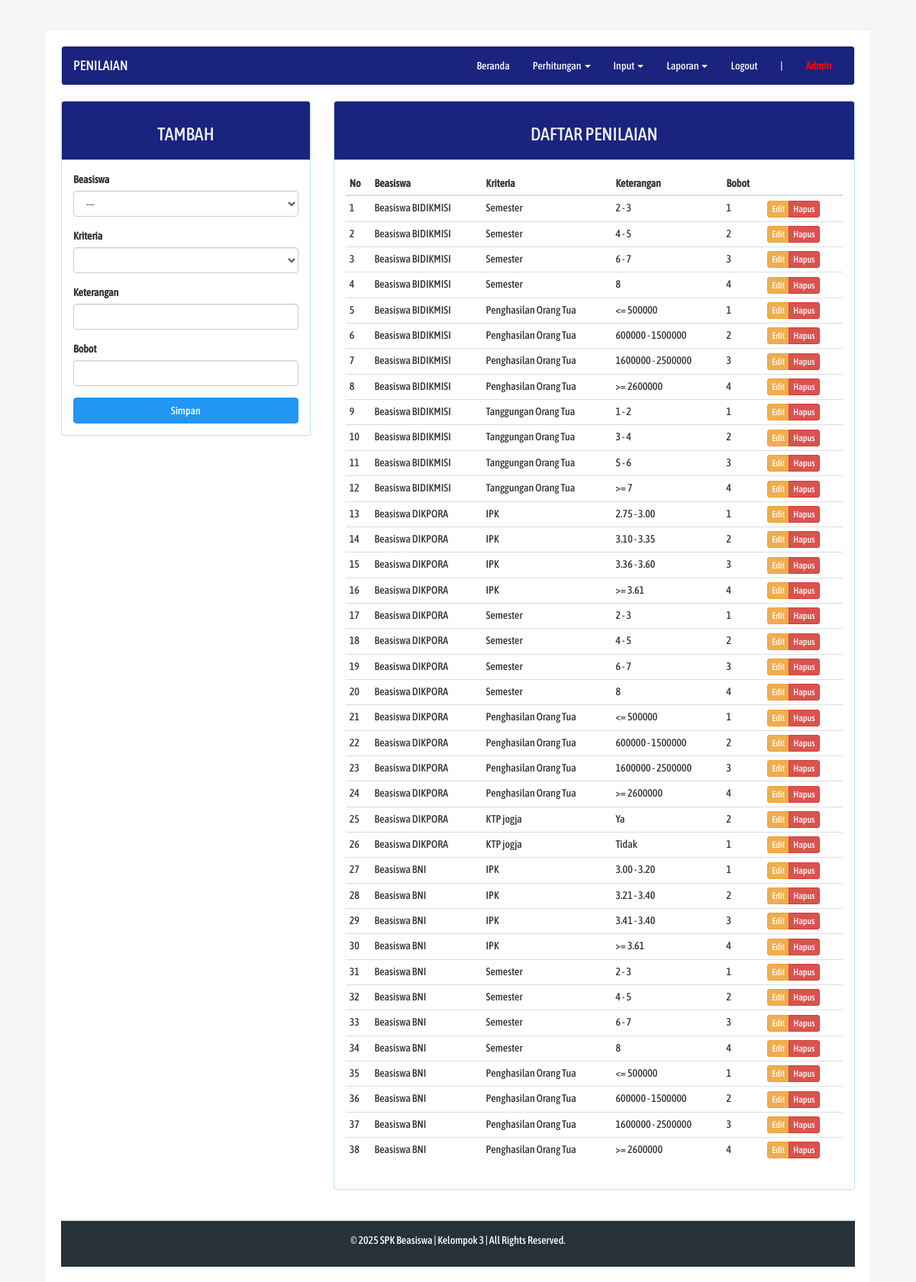
The page /index.php?page=penilaian (signed in) on the database its author committed.
### tables this page shows
CREATE TABLE `penilaian` (
  `kd_penilaian` int NOT NULL,
  `kd_beasiswa` int DEFAULT NULL,
  `kd_kriteria` int NOT NULL,
  `keterangan` varchar(20) NOT NULL,
  `bobot` tinyint(1) DEFAULT NULL
);

CREATE TABLE `beasiswa` (
  `kd_beasiswa` int NOT NULL,
  `nama` varchar(50) DEFAULT NULL
);

CREATE TABLE `kriteria` (
  `kd_kriteria` int NOT NULL,
  `kd_beasiswa` int NOT NULL,
  `nama` varchar(50) DEFAULT NULL,
  `sifat` enum('min','max') DEFAULT NULL
);

### page/penilaian.php (the view, shortened to what this page needs)
<?php
$update = (isset($_GET['action']) AND $_GET['action'] == 'update') ? true : false;
?>
<div class="row">
	<div class="col-md-4">
	    <div class="panel panel-<?= ($update) ? "warning" : "info" ?>">
	        <div class="panel-heading"><h3 class="text-center"><?= ($update) ? "EDIT" : "TAMBAH" ?></h3></div>
	        <div class="panel-body">
	            <form action="<?=$_SERVER['REQUEST_URI']?>" method="POST">
									<div class="form-group">
	                  <label for="kd_beasiswa">Beasiswa</label>
										<select class="form-control" name="kd_beasiswa" id="beasiswa">
											<option>---</option>
										</select>
									</div>
									<div class="form-group">
	                  <label for="kd_kriteria">Kriteria</label>
										<select class="form-control" name="kd_kriteria" id="kriteria">
										</select>
									</div>
	                <div class="form-group">
	                    <label for="keterangan">Keterangan</label>
	                    <input type="text" name="keterangan" class="form-control" <?= (!$update) ?: 'value="'.$row["keterangan"].'"' ?>>
	                </div>
	                <div class="form-group">
	                    <label for="bobot">Bobot</label>
	                    <input type="text" name="bobot" class="form-control" <?= (!$update) ?: 'value="'.$row["bobot"].'"' ?>>
	                </div>
	                <button type="submit" class="btn btn-<?= ($update) ? "warning" : "info" ?> btn-block">Simpan</button>
	            </form>
	        </div>
	    </div>
	</div>
	<div class="col-md-8">
	    <div class="panel panel-info">
	        <div class="panel-heading"><h3 class="text-center">DAFTAR PENILAIAN</h3></div>
	        <div class="panel-body">
	            <table class="table table-condensed">
	                <thead>
	                    <tr>
	                        <th>No</th>
	                        <th>Beasiswa</th>
	                        <th>Kriteria</th>
	                        <th>Keterangan</th>
	                        <th>Bobot</th>
	                        <th></th>
	                    </tr>
	                </thead>
	                <tbody>
	                    <?php $no = 1; ?>
	                    <?php if ($query = $connection->query("SELECT a.kd_penilaian, c.nama AS nama_beasiswa, b.nama AS nama_kriteria, a.keterangan, a.bobot FROM penilaian a JOIN kriteria b ON a.kd_kriteria=b.kd_kriteria JOIN beasiswa c ON a.kd_beasiswa=c.kd_beasiswa")): ?>
	                        <?php while($row = $query->fetch_assoc()): ?>
	                        <tr>
	                            <td><?=$no++?></td>
	                            <td><?=$row['nama_beasiswa']?></td>
	                            <td><?=$row['nama_kriteria']?></td>
	                            <td><?=$row['keterangan']?></td>
	                            <td><?=$row['bobot']?></td>
	                            <td>
	                                <div class="btn-group">
	                                    <a href="?page=penilaian&action=update&key=<?=$row['kd_penilaian']?>" class="btn btn-warning btn-xs">Edit</a>
	                                    <a href="?page=penilaian&action=delete&key=<?=$row['kd_penilaian']?>" class="btn btn-danger btn-xs">Hapus</a>
	                                </div>
	                            </td>
	                        </tr>
	                        <?php endwhile ?>
	                    <?php endif ?>
	                </tbody>
	            </table>
	        </div>
	    </div>
	</div>
</div>

### assets/css/custom.css (style rules this page uses)
body { font-family: 'Asap Condensed 500', serif; background-color: #F5F5F5; }
.panel-info>.panel-heading { color:#ECF0F1 !important; background-color: #1A237E; border-color:#bce8f1; }
.btn-info { background-color: #2196F3 !important; border-color: #2196F3 !important; }

### index.php (style rules this page uses)
body { margin-top: 40px; }

### rows shown on the page
penilaian: kd_beasiswa.nama "Beasiswa BIDIKMISI", kd_kriteria.nama "Semester", keterangan "2 - 3", bobot "1"
penilaian: kd_beasiswa.nama "Beasiswa BIDIKMISI", kd_kriteria.nama "Semester", keterangan "4 - 5", bobot "2"
penilaian: kd_beasiswa.nama "Beasiswa BIDIKMISI", kd_kriteria.nama "Semester", keterangan "6 - 7", bobot "3"
penilaian: kd_beasiswa.nama "Beasiswa BIDIKMISI", kd_kriteria.nama "Semester", keterangan "8", bobot "4"
penilaian: kd_beasiswa.nama "Beasiswa BIDIKMISI", kd_kriteria.nama "Penghasilan Orang Tua", keterangan "<= 500000", bobot "1"
penilaian: kd_beasiswa.nama "Beasiswa BIDIKMISI", kd_kriteria.nama "Penghasilan Orang Tua", keterangan "600000 - 1500000", bobot "2"
penilaian: kd_beasiswa.nama "Beasiswa BIDIKMISI", kd_kriteria.nama "Penghasilan Orang Tua", keterangan "1600000 - 2500000", bobot "3"
penilaian: kd_beasiswa.nama "Beasiswa BIDIKMISI", kd_kriteria.nama "Penghasilan Orang Tua", keterangan ">= 2600000", bobot "4"
penilaian: kd_beasiswa.nama "Beasiswa BIDIKMISI", kd_kriteria.nama "Tanggungan Orang Tua", keterangan "1 - 2", bobot "1"
penilaian: kd_beasiswa.nama "Beasiswa BIDIKMISI", kd_kriteria.nama "Tanggungan Orang Tua", keterangan "3 - 4", bobot "2"
penilaian: kd_beasiswa.nama "Beasiswa BIDIKMISI", kd_kriteria.nama "Tanggungan Orang Tua", keterangan "5 - 6", bobot "3"
penilaian: kd_beasiswa.nama "Beasiswa BIDIKMISI", kd_kriteria.nama "Tanggungan Orang Tua", keterangan ">= 7", bobot "4"
penilaian: kd_beasiswa.nama "Beasiswa DIKPORA", kd_kriteria.nama "IPK", keterangan "2.75 - 3.00", bobot "1"
penilaian: kd_beasiswa.nama "Beasiswa DIKPORA", kd_kriteria.nama "IPK", keterangan "3.10 - 3.35", bobot "2"
penilaian: kd_beasiswa.nama "Beasiswa DIKPORA", kd_kriteria.nama "IPK", keterangan "3.36 - 3.60", bobot "3"
penilaian: kd_beasiswa.nama "Beasiswa DIKPORA", kd_kriteria.nama "IPK", keterangan ">= 3.61", bobot "4"
penilaian: kd_beasiswa.nama "Beasiswa DIKPORA", kd_kriteria.nama "Semester", keterangan "2 - 3", bobot "1"
penilaian: kd_beasiswa.nama "Beasiswa DIKPORA", kd_kriteria.nama "Semester", keterangan "4 - 5", bobot "2"
penilaian: kd_beasiswa.nama "Beasiswa DIKPORA", kd_kriteria.nama "Semester", keterangan "6 - 7", bobot "3"
penilaian: kd_beasiswa.nama "Beasiswa DIKPORA", kd_kriteria.nama "Semester", keterangan "8", bobot "4"
penilaian: kd_beasiswa.nama "Beasiswa DIKPORA", kd_kriteria.nama "Penghasilan Orang Tua", keterangan "<= 500000", bobot "1"
penilaian: kd_beasiswa.nama "Beasiswa DIKPORA", kd_kriteria.nama "Penghasilan Orang Tua", keterangan "600000 - 1500000", bobot "2"
penilaian: kd_beasiswa.nama "Beasiswa DIKPORA", kd_kriteria.nama "Penghasilan Orang Tua", keterangan "1600000 - 2500000", bobot "3"
penilaian: kd_beasiswa.nama "Beasiswa DIKPORA", kd_kriteria.nama "Penghasilan Orang Tua", keterangan ">= 2600000", bobot "4"
penilaian: kd_beasiswa.nama "Beasiswa DIKPORA", kd_kriteria.nama "KTP jogja", keterangan "Ya", bobot "2"
penilaian: kd_beasiswa.nama "Beasiswa DIKPORA", kd_kriteria.nama "KTP jogja", keterangan "Tidak", bobot "1"
penilaian: kd_beasiswa.nama "Beasiswa BNI", kd_kriteria.nama "IPK", keterangan "3.00 - 3.20", bobot "1"
penilaian: kd_beasiswa.nama "Beasiswa BNI", kd_kriteria.nama "IPK", keterangan "3.21 - 3.40", bobot "2"
penilaian: kd_beasiswa.nama "Beasiswa BNI", kd_kriteria.nama "IPK", keterangan "3.41 - 3.40", bobot "3"
penilaian: kd_beasiswa.nama "Beasiswa BNI", kd_kriteria.nama "IPK", keterangan ">= 3.61", bobot "4"
penilaian: kd_beasiswa.nama "Beasiswa BNI", kd_kriteria.nama "Semester", keterangan "2 - 3", bobot "1"
penilaian: kd_beasiswa.nama "Beasiswa BNI", kd_kriteria.nama "Semester", keterangan "4 - 5", bobot "2"
penilaian: kd_beasiswa.nama "Beasiswa BNI", kd_kriteria.nama "Semester", keterangan "6 - 7", bobot "3"
penilaian: kd_beasiswa.nama "Beasiswa BNI", kd_kriteria.nama "Semester", keterangan "8", bobot "4"
penilaian: kd_beasiswa.nama "Beasiswa BNI", kd_kriteria.nama "Penghasilan Orang Tua", keterangan "<= 500000", bobot "1"
penilaian: kd_beasiswa.nama "Beasiswa BNI", kd_kriteria.nama "Penghasilan Orang Tua", keterangan "600000 - 1500000", bobot "2"
penilaian: kd_beasiswa.nama "Beasiswa BNI", kd_kriteria.nama "Penghasilan Orang Tua", keterangan "1600000 - 2500000", bobot "3"
penilaian: kd_beasiswa.nama "Beasiswa BNI", kd_kriteria.nama "Penghasilan Orang Tua", keterangan ">= 2600000", bobot "4"

### other values the page prints
$str "PENILAIAN"
$_SESSION["username"] "Admin"
